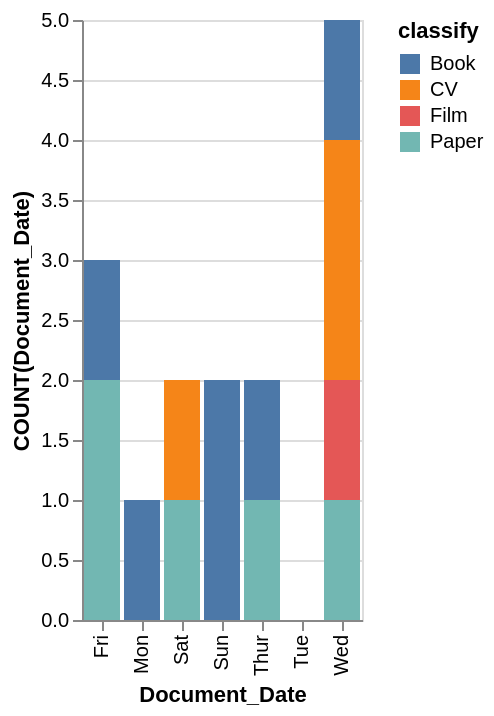

Specify this chart in Vega-Lite:
### Vega-Lite specification from a JSON file in a GitHub repository (floating-point values rounded to 4 significant figures)
{"data": {"values": [{"x_data": "Mon", "y_data": 1, "classify": "Book"}, {"x_data": "Tue", "y_data": 0, "classify": "Book"}, {"x_data": "Wed", "y_data": 1, "classify": "Book"}, {"x_data": "Thur", "y_data": 1, "classify": "Book"}, {"x_data": "Fri", "y_data": 1, "classify": "Book"}, {"x_data": "Sat", "y_data": 0, "classify": "Book"}, {"x_data": "Sun", "y_data": 2, "classify": "Book"}, {"x_data": "Mon", "y_data": 0, "classify": "CV"}, {"x_data": "Tue", "y_data": 0, "classify": "CV"}, {"x_data": "Wed", "y_data": 2, "classify": "CV"}, {"x_data": "Thur", "y_data": 0, "classify": "CV"}, {"x_data": "Fri", "y_data": 0, "classify": "CV"}, {"x_data": "Sat", "y_data": 1, "classify": "CV"}, {"x_data": "Sun", "y_data": 0, "classify": "CV"}, {"x_data": "Mon", "y_data": 0, "classify": "Film"}, {"x_data": "Tue", "y_data": 0, "classify": "Film"}, {"x_data": "Wed", "y_data": 1, "classify": "Film"}, {"x_data": "Thur", "y_data": 0, "classify": "Film"}, {"x_data": "Fri", "y_data": 0, "classify": "Film"}, {"x_data": "Sat", "y_data": 0, "classify": "Film"}, {"x_data": "Sun", "y_data": 0, "classify": "Film"}, {"x_data": "Mon", "y_data": 0, "classify": "Paper"}, {"x_data": "Tue", "y_data": 0, "classify": "Paper"}, {"x_data": "Wed", "y_data": 1, "classify": "Paper"}, {"x_data": "Thur", "y_data": 1, "classify": "Paper"}, {"x_data": "Fri", "y_data": 2, "classify": "Paper"}, {"x_data": "Sat", "y_data": 1, "classify": "Paper"}, {"x_data": "Sun", "y_data": 0, "classify": "Paper"}]}, "mark": "bar", "encoding": {"x": {"field": "x_data", "type": "nominal", "title": "Document_Date", "sort": "ascending"}, "y": {"field": "y_data", "type": "quantitative", "title": "COUNT(Document_Date)"}, "color": {"field": "classify"}}}
